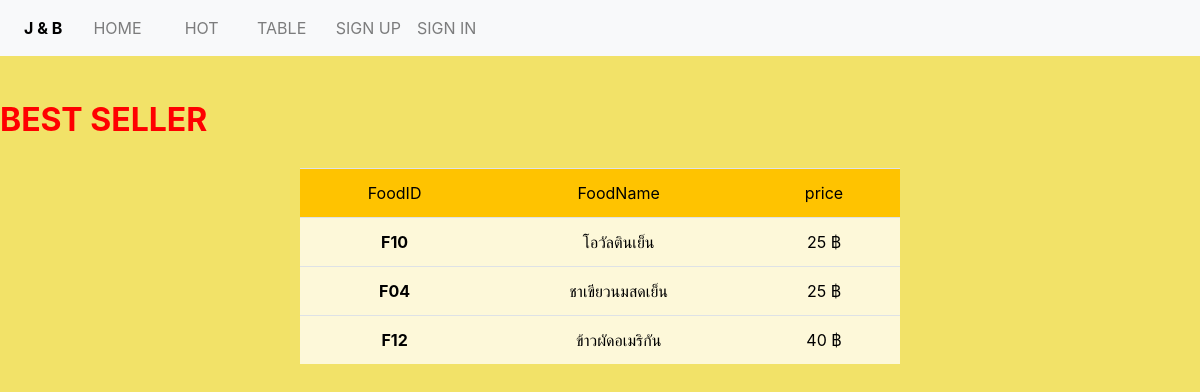
/hot.php, run on the app's committed database.
### tables this page shows
CREATE TABLE `food` (
  `FoodID` varchar(4) NOT NULL,
  `FoodTypeID` varchar(3) NOT NULL,
  `FoodName` varchar(50) DEFAULT NULL,
  `FoodPrice` int(6) DEFAULT NULL,
  `FoodStatus` int(1) DEFAULT NULL,
  `FoodPicture` varchar(50) DEFAULT NULL
);

### hot.php (the view)
<?php
include 'headerr.php';
include 'connect.php';?>
<br><br><br><br>
<div style="font-size:2em; color:red">
<b>BEST SELLER</b>
</div>
<br>
<center>
<table id="example" class="table table-striped "style="width:50%"  >
    <thead>
		<tr style="background-color:#FFC300;color:#000000">
            <td width="50" style="text-align:center">FoodID</td>
            <td width="80" style="text-align:center">FoodName</td>
            <td width="30" style="text-align:center">price</td>
        </tr>
	</thead>
<tbody>
    <?php
    $strSQL = "select Food.FoodID,FoodName,FoodPrice from food,orderitem where food.FoodID=orderitem.FoodID order by orderitem.OrderAmount DESC limit 0,3";
    $result=$connect->query($strSQL);
    while($objResult=$result->fetch_assoc() ){
    ?>
        <tr >
        <td style="text-align:center;background-color:#FDF8D9;color:#000000"><b><?php echo $objResult["FoodID"];?></b></td>
        <td style="text-align:center;background-color:#FDF8D9;color:#000000"><?php echo $objResult["FoodName"];?></td>
        <td style="text-align:center;background-color:#FDF8D9;color:#000000"><?php echo $objResult["FoodPrice"];?> ฿ </td>
        </tr>
    <?php
    }
    ?>
</table>
</center>
<?php
include 'footer.php';
?>

### head.css (style rules this page uses)
html, body { text-align: center; }

### data on the page
food: FoodID "F10", FoodName "โอวัลตินเย็น", FoodPrice "25"
food: FoodID "F04", FoodName "ชาเขียวนมสดเย็น", FoodPrice "25"
food: FoodID "F12", FoodName "ข้าวผัดอเมริกัน", FoodPrice "40"
